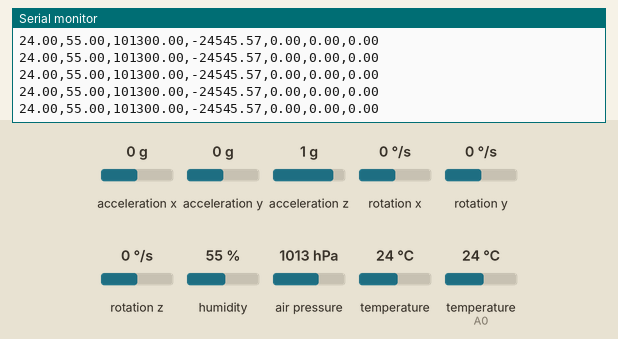
Simulated run of this sketch. Board: Arduino Uno, built with avr-gcc and run on an emulated ATmega328P. Parts: the last lines printed to the serial monitor. Wiring (inferred from the names in the program): MPU-6050 motion sensor at I2C address 0x68. The test bench sets the inputs (shaded band); at power-on: acceleration z 1 g, rotation z 0 °/s, acceleration x 0 g, rotation x 0 °/s, humidity 55 %, acceleration y 0 g, rotation y 0 °/s, air pressure 1013 hPa, temperature 24 °C, temperature (sensor on A0) 24 °C.

Above: at 1.6 s.
1.7 s: acceleration z set to 0 g
At 1.97 s:
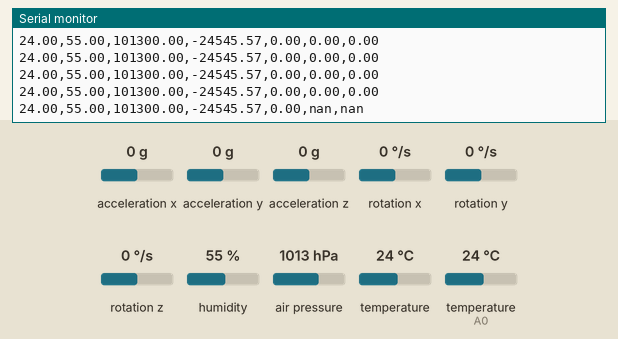
3.8 s: rotation z set to -192 °/s
At 3.98 s:
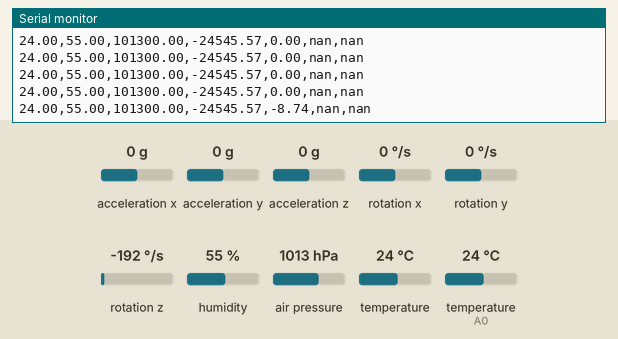
6.8 s: rotation z set to 100 °/s
At 6.93 s:
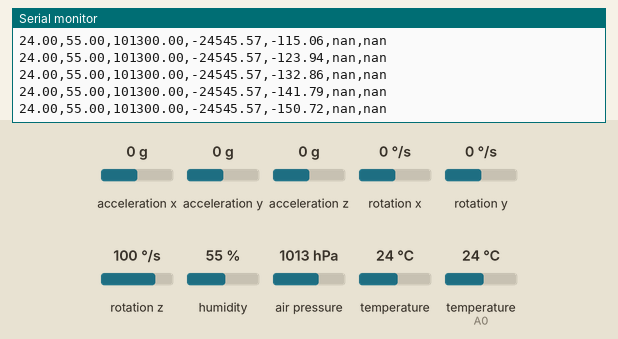
9.8 s: acceleration x set to -1.4 g
At 9.9 s:
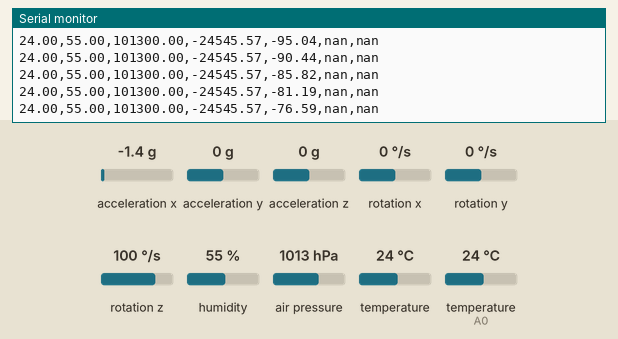
12.8 s: rotation x set to -192 °/s
At 12.9 s:
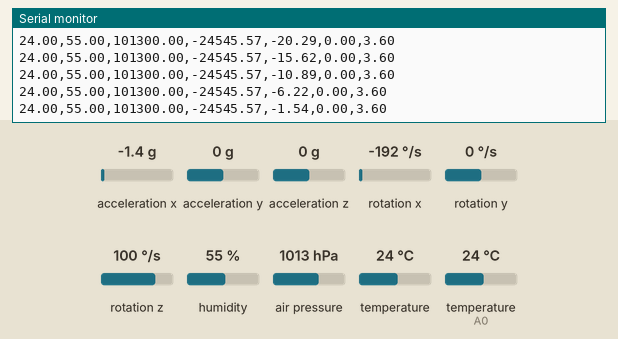
15.8 s: humidity set to 22 %
At 15.93 s:
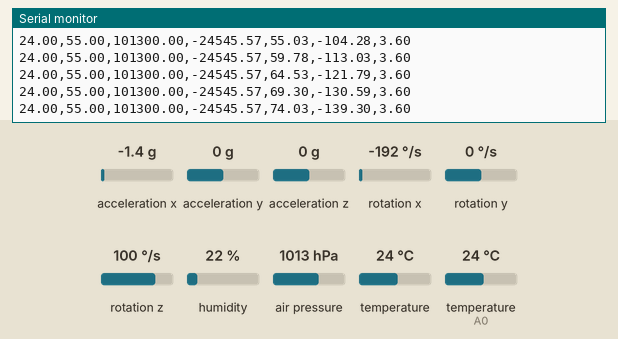
Timing chart, 0 to 18.3 s (numbered marks = the images above; inputs shaded):
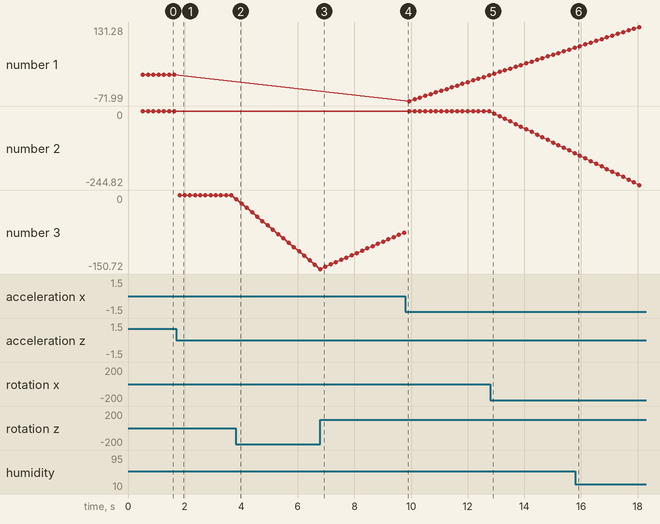

The sketch:

APC-DHT11-BMP280-MPU6050.ino
```cpp
#include <SoftwareSerial.h>
#include <dht.h>

#include <Wire.h>
#include <SPI.h>
#include <Adafruit_Sensor.h>
#include <Adafruit_BMP280.h>

#define BMP_SCK 13
#define BMP_MISO 12
#define BMP_MOSI 6
#define BMP_CS 7

const int DHT_DATA = A0;
const int MPU = 0x68;

// ------------------------------------------------------------------------------------------------------------------------------

dht DHT;
Adafruit_BMP280 bmp(BMP_CS, BMP_MOSI, BMP_MISO,  BMP_SCK);
SoftwareSerial mySerial(10,11);

int number = 0;
float temp, hum, pres, alt;
float baseAlt = 0;

// MPU6050
float AccX, AccY, AccZ;
float GyroX, GyroY, GyroZ;
float AccAngleX, AccAngleY, gyroAngleX, gyroAngleY, gyroAngleZ;
float roll, pitch, yaw;
float AccErrorX, AccErrorY, GyroErrorX, GyroErrorY, GyroErrorZ;
float elapsedTime, currentTime, previousTime;
int c = 0;

float acc_sens = 16384.0;
float gyro_sens = 131.0;

// ------------------------------------------------------------------------------------------------------------------------------

void setup() {

  Serial.begin(9600);
  mySerial.begin(9600);

  if (!bmp.begin()) {
    Serial.println(F("Could not find a valid BMP280 sensor, check wiring!"));
    while (1);
  }

  // MPU6050
  Wire.begin();
  Wire.beginTransmission(MPU);
  Wire.write(0x6B);
  Wire.write(0x00);
  Wire.endTransmission(true);

  Wire.beginTransmission(MPU);
  Wire.write(0x1C);
  Wire.write(0x10);
  Wire.endTransmission(true);

  Wire.beginTransmission(MPU);
  Wire.write(0x1B);
  Wire.write(0x10);
  Wire.endTransmission(true);

  calculate_IMU_error();
  //print_IMU_error();
  //printDesc();

// ------------------------------------------------------------------------------------------------------------------------------

}

void loop() {
  DHT.read11(DHT_DATA);

  getData();
  MPU_Controller();
  printData();

  delay(100);
}

// -------------------------------------------------------------------------------------------------------------------------------------------------------------
// -------------------------------------------------------------------------------------------------------------------------------------------------------------
// -------------------------------------------------------------------------------------------------------------------------------------------------------------


void getData() {
  temp = bmp.readTemperature();
  hum = DHT.humidity;
  pres = bmp.readPressure();
  alt = bmp.readAltitude(100);
}

void MPU_Controller() {
  readAcc();
  readGyro();
  calcAngles();

  //printMPU(); //Testing
}

void readAcc() {
  Wire.beginTransmission(MPU);
  Wire.write(0x3B);
  Wire.endTransmission(false);
  Wire.requestFrom(MPU, 6, true);

  AccX = (Wire.read() << 8 | Wire.read()) / acc_sens;
  AccY = (Wire.read() << 8 | Wire.read()) / acc_sens;
  AccZ = (Wire.read() << 8 | Wire.read()) / acc_sens;
}

void readGyro() {
  previousTime = currentTime;
  currentTime = millis();
  elapsedTime = (currentTime - previousTime) / 1000;

  Wire.beginTransmission(MPU);
  Wire.write(0x43);
  Wire.endTransmission(false);
  Wire.requestFrom(MPU, 6, true);

  GyroX = (Wire.read() << 8 | Wire.read()) / 131.0;
  GyroY = (Wire.read() << 8 | Wire.read()) / 131.0;
  GyroZ = (Wire.read() << 8 | Wire.read()) / 131.0;

  GyroX = GyroX - GyroErrorX;
  GyroY = GyroY - GyroErrorY;
  GyroZ = GyroZ - GyroErrorZ;
}

void calcAngles() {
  AccAngleX = (atan(AccY / sqrt(pow(AccX, 2) + pow(AccZ, 2))) * 180 / PI) - AccErrorX; // AccErrorY
  AccAngleY = (atan(-1 * AccX / sqrt(pow(AccY, 2) + pow(AccZ, 2))) * 180 / PI) - AccErrorY; // AccErrorX

  gyroAngleX = gyroAngleX + GyroX * elapsedTime;
  gyroAngleY = gyroAngleY + GyroY * elapsedTime;

  yaw = yaw + GyroZ * elapsedTime;
  roll = 0.96 * gyroAngleX + 0.04 * AccAngleX;
  pitch = 0.96 * gyroAngleY + 0.04 * AccAngleY;
}

void printMPU() {
  Serial.print("Yaw: ");
  Serial.print(yaw);
  Serial.print("| Roll: ");
  Serial.print(roll);
  Serial.print("| Pitch: ");
  Serial.println(pitch);

  mySerial.print("Yaw: ");
  mySerial.print(yaw);
  mySerial.print(" | Roll: ");
  mySerial.print(roll);
  mySerial.print(" | Pitch: ");
  mySerial.println(pitch);
}

void printData() {
  Serial.print(temp);
  Serial.print(",");
  Serial.print(hum);
  Serial.print(",");
  Serial.print(pres);
  Serial.print(",");
  Serial.print(alt);
  Serial.print(",");

  mySerial.print(temp);
  mySerial.print(",");
  mySerial.print(hum);
  mySerial.print(",");
  mySerial.print(pres);
  mySerial.print(",");
  mySerial.print(alt);
  mySerial.print(",");

  Serial.print(yaw);
  Serial.print(",");
  Serial.print(roll);
  Serial.print(",");
  Serial.println(pitch);

  mySerial.print(yaw);
  mySerial.print(",");
  mySerial.print(roll);
  mySerial.print(",");
  mySerial.println(pitch);


}

void printDesc() {
  Serial.println("temp/hum/pres/alt");
  mySerial.println("temp/hum/pres/alt");

  //Serial.println("temp/hum/pres/alt/yaw/roll/pitch");
  //mySerial.println("temp/hum/pres/alt/yaw/roll/pitch");
}

void calculate_IMU_error() {
  // We can call this funtion in the setup section to calculate the accelerometer and gyro data error. From here we will get the error values used in the above equations printed on the Serial Monitor.
  // Note that we should place the IMU flat in order to get the proper values, so that we then can the correct values
  // Read accelerometer values 200 times
  while (c < 200) {
    Wire.beginTransmission(MPU);
    Wire.write(0x3B);
    Wire.endTransmission(false);
    Wire.requestFrom(MPU, 6, true);
    AccX = (Wire.read() << 8 | Wire.read()) / 16384.0 ;
    AccY = (Wire.read() << 8 | Wire.read()) / 16384.0 ;
    AccZ = (Wire.read() << 8 | Wire.read()) / 16384.0 ;
    // Sum all readings
    AccErrorX = AccErrorX + ((atan((AccY) / sqrt(pow((AccX), 2) + pow((AccZ), 2))) * 180 / PI));
    AccErrorY = AccErrorY + ((atan(-1 * (AccX) / sqrt(pow((AccY), 2) + pow((AccZ), 2))) * 180 / PI));
    c++;
  }
  //Divide the sum by 200 to get the error value
  AccErrorX = AccErrorX / 200;
  AccErrorY = AccErrorY / 200;
  c = 0;
  // Read gyro values 200 times
  while (c < 200) {
    Wire.beginTransmission(MPU);
    Wire.write(0x43);
    Wire.endTransmission(false);
    Wire.requestFrom(MPU, 6, true);
    GyroX = Wire.read() << 8 | Wire.read();
    GyroY = Wire.read() << 8 | Wire.read();
    GyroZ = Wire.read() << 8 | Wire.read();
    // Sum all readings
    GyroErrorX = GyroErrorX + (GyroX / 131.0);
    GyroErrorY = GyroErrorY + (GyroY / 131.0);
    GyroErrorZ = GyroErrorZ + (GyroZ / 131.0);
    c++;
  }
  //Divide the sum by 200 to get the error value
  GyroErrorX = GyroErrorX / 200;
  GyroErrorY = GyroErrorY / 200;
  GyroErrorZ = GyroErrorZ / 200;
}

void print_IMU_error() {
  mySerial.print(AccErrorX);
  mySerial.print("/");
  mySerial.print(AccErrorY);
  mySerial.print("/");
  mySerial.print(GyroErrorX);
  mySerial.print("/");
  mySerial.print(GyroErrorY);
  mySerial.print("/");
  mySerial.println(GyroErrorZ);
}
```

Measured:
- after the input at 1.7 s, the serial monitor: prints a new line after 0.12 s (image 1)
- after the input at 3.8 s, the serial monitor: prints a new line at once (image 2)
- plotted number 1: 0 → -1.54 after the input at 9.8 s, -1.54 → 74.03 after the input at 12.8 s
- plotted number 2: 0 → -139.3 after the input at 12.8 s
- plotted number 3: 0 → -150.72 after the input at 3.8 s, -150.72 → -76.59 after the input at 6.8 s
